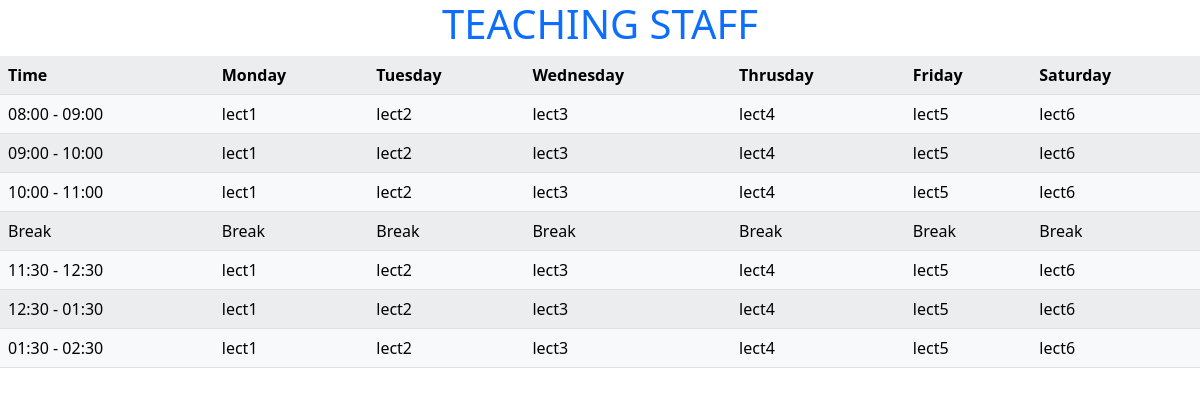
Screenshot of /CMS/client/time_table.php with the database file from the repository.
### tables this page shows
CREATE TABLE `time_table` (
  `Time` varchar(20) NOT NULL,
  `Monday` varchar(20) NOT NULL,
  `Tuesday` varchar(20) NOT NULL,
  `Wednesday` varchar(20) NOT NULL,
  `Thursday` varchar(20) NOT NULL,
  `Friday` varchar(20) NOT NULL,
  `Saturday` varchar(20) NOT NULL
);

### CMS/client/time_table.php (the view)
<?php
    include '../conn.php';
?>
<link rel="stylesheet" href="../css/bootstrap.min.css">
<h1 class="text-center text-primary text-uppercase">Teaching Staff</h1>
<table class="table table-light table-striped">
  <tr>
    <th>Time</th>
    <th>Monday</th>
    <th>Tuesday</th>
    <th>Wednesday</th>
    <th>Thrusday</th>
    <th>Friday</th>
    <th>Saturday</th>
  </tr>
 <?php
        $query = "SELECT * FROM `time_table`";
        $result = mysqli_query($conn, $query);
        while($row = mysqli_fetch_assoc($result)){
    ?>
    <tr>
        <td><?php echo $row['Time']; ?></td>
        <td><?php echo $row['Monday']; ?></td>
        <td><?php echo $row['Tuesday']; ?></td>
        <td><?php echo $row['Wednesday']; ?></td>
        <td><?php echo $row['Thursday']; ?></td>
        <td><?php echo $row['Friday']; ?></td>
        <td><?php echo $row['Saturday']; ?></td>
    </tr>
    <?php
  }
?>
</table>

### rows the page displays
time_table: Time "08:00 - 09:00", Monday "lect1", Tuesday "lect2", Wednesday "lect3", Thursday "lect4", Friday "lect5", Saturday "lect6"
time_table: Time "09:00 - 10:00", Monday "lect1", Tuesday "lect2", Wednesday "lect3", Thursday "lect4", Friday "lect5", Saturday "lect6"
time_table: Time "10:00 - 11:00", Monday "lect1", Tuesday "lect2", Wednesday "lect3", Thursday "lect4", Friday "lect5", Saturday "lect6"
time_table: Time "Break", Monday "Break", Tuesday "Break", Wednesday "Break", Thursday "Break", Friday "Break", Saturday "Break"
time_table: Time "11:30 - 12:30", Monday "lect1", Tuesday "lect2", Wednesday "lect3", Thursday "lect4", Friday "lect5", Saturday "lect6"
time_table: Time "12:30 - 01:30", Monday "lect1", Tuesday "lect2", Wednesday "lect3", Thursday "lect4", Friday "lect5", Saturday "lect6"
time_table: Time "01:30 - 02:30", Monday "lect1", Tuesday "lect2", Wednesday "lect3", Thursday "lect4", Friday "lect5", Saturday "lect6"
